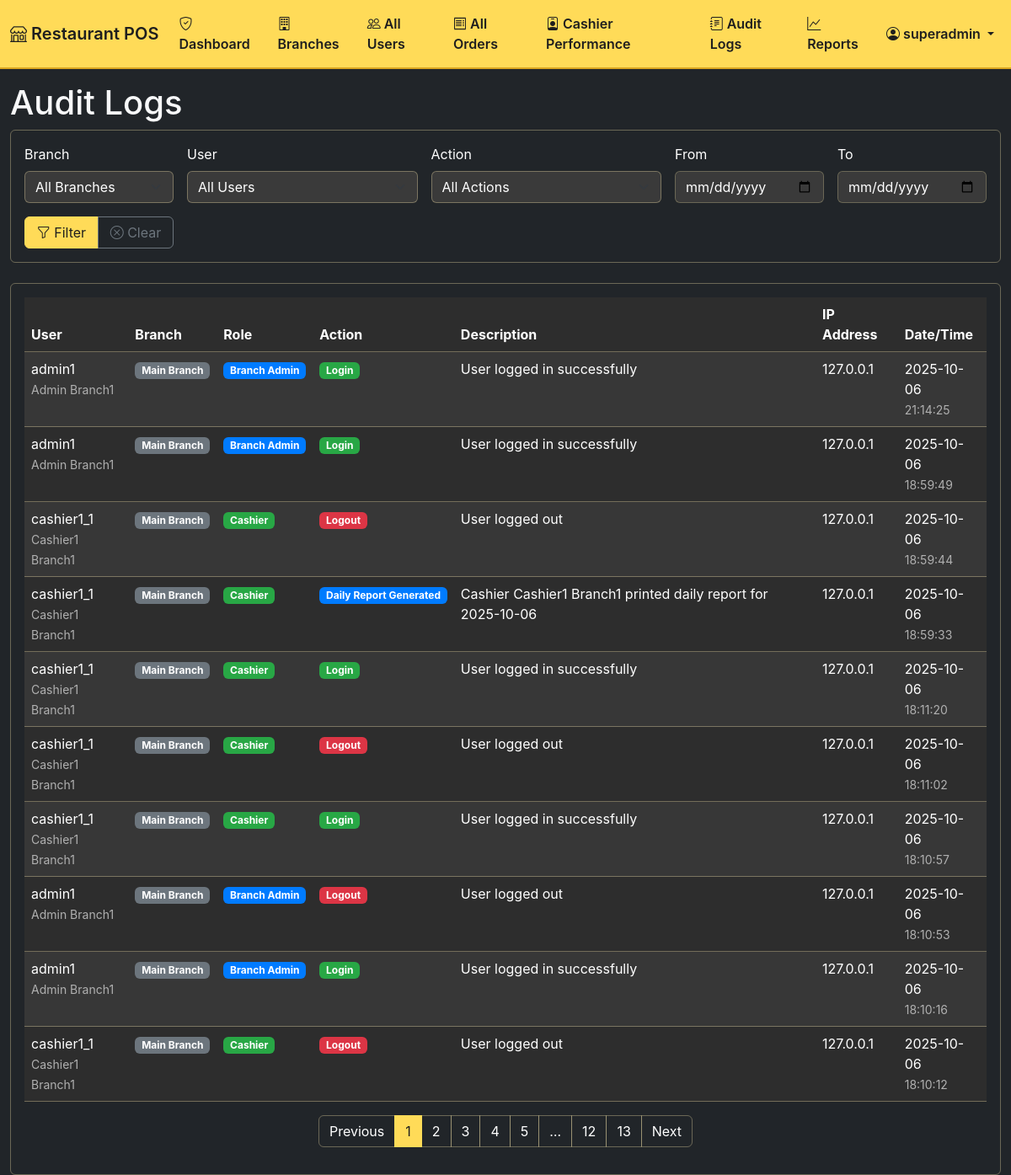
Page /admin/audit_logs (signed in) on the earlier database version.
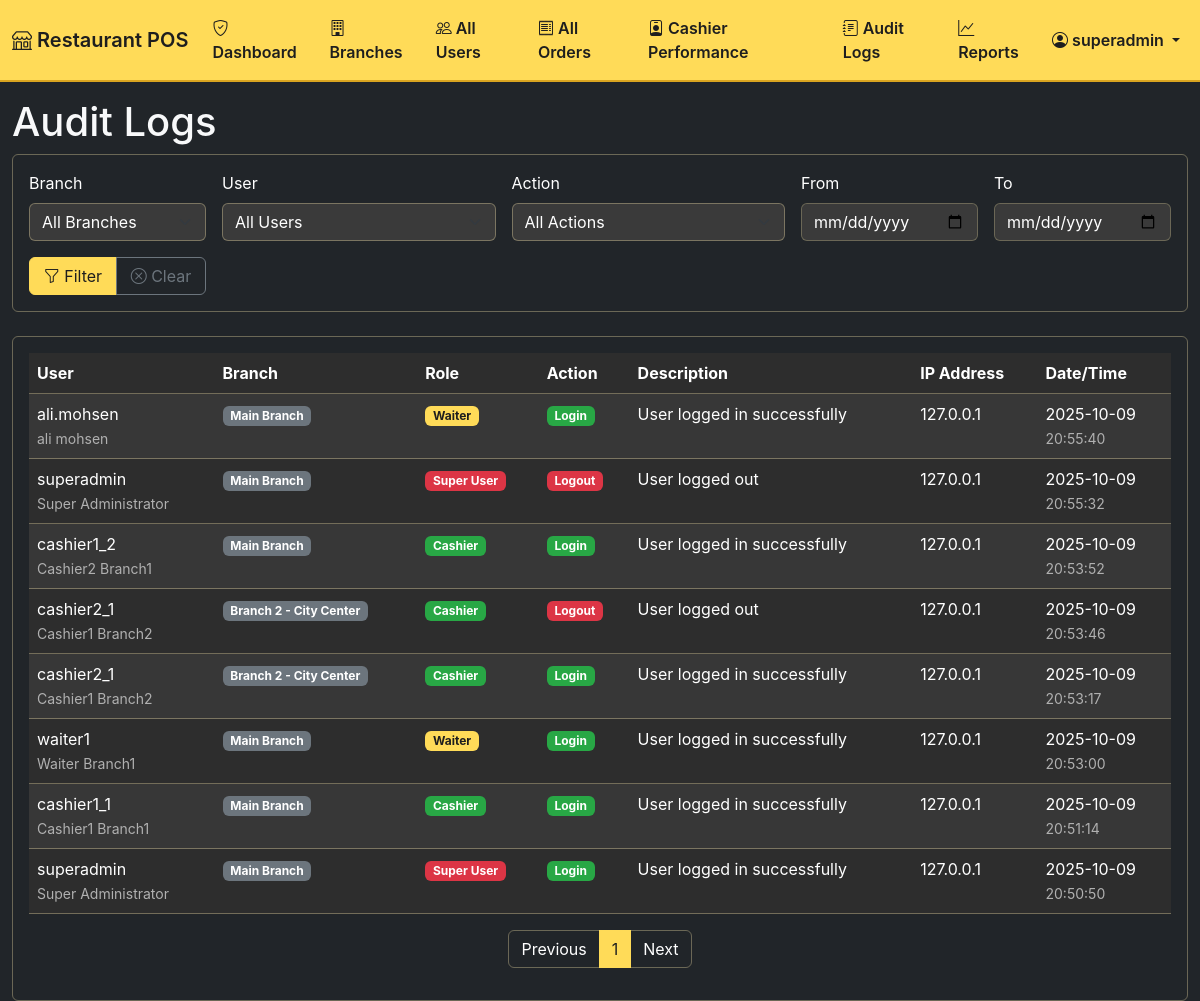
Same page on the later database version.
### app/models.py (models this page shows, shortened)
class AuditLog(db.Model):
    __tablename__ = 'audit_logs'
    id = db.Column(db.Integer, primary_key=True)
    action = db.Column(db.String(128), nullable=False)
    description = db.Column(db.Text)
    ip_address = db.Column(db.String(45))
    user_agent = db.Column(db.String(256))
    created_at = db.Column(db.DateTime, default=datetime.utcnow)
    user_id = db.Column(db.Integer, db.ForeignKey('users.id'))

class User(UserMixin, db.Model):
    __tablename__ = 'users'
    id = db.Column(db.Integer, primary_key=True)
    username = db.Column(db.String(64), index=True, unique=True, nullable=False)
    email = db.Column(db.String(120), index=True, unique=True, nullable=False)
    password_hash = db.Column(db.String(128), nullable=False)
    first_name = db.Column(db.String(64), nullable=False)
    last_name = db.Column(db.String(64), nullable=False)
    role = db.Column(db.Enum(UserRole), nullable=False, default=UserRole.CASHIER)
    is_active = db.Column(db.Boolean(), default=True, nullable=False)
    created_at = db.Column(db.DateTime, default=datetime.utcnow)
    last_login = db.Column(db.DateTime)
    branch_id = db.Column(db.Integer, db.ForeignKey('branches.id'), nullable=True)
    can_access_multiple_branches = db.Column(db.Boolean(), default=False)
    audit_logs = db.relationship('AuditLog', backref='user', lazy='dynamic')
    def get_full_name(self):
        return f"{self.first_name} {self.last_name}"
    def is_super_user(self):
        return self.role == UserRole.SUPER_USER
    def is_branch_admin(self):
        return self.role == UserRole.BRANCH_ADMIN
    def get_accessible_branches(self):
        if self.is_super_user():
            return Branch.query.filter_by(is_active=True).all()
        elif self.branch_id:
            return [self.branch]
        return []

class Branch(db.Model):
    __tablename__ = 'branches'
    id = db.Column(db.Integer, primary_key=True)
    name = db.Column(db.String(128), nullable=False)
    code = db.Column(db.String(16), unique=True, nullable=False)
    address = db.Column(db.Text)
    phone = db.Column(db.String(32))
    email = db.Column(db.String(128))
    manager_name = db.Column(db.String(128))
    is_active = db.Column(db.Boolean(), default=True, nullable=False)
    created_at = db.Column(db.DateTime, default=datetime.utcnow)
    updated_at = db.Column(db.DateTime, default=datetime.utcnow, onupdate=datetime.utcnow)
    timezone = db.Column(db.String(64), default='UTC')
    currency = db.Column(db.String(8), default='QAR')
    tax_rate = db.Column(db.Numeric(5, 4), default=0.0000)
    service_charge = db.Column(db.Numeric(5, 4), default=0.0000)
    users = db.relationship('User', backref='branch', lazy='dynamic')
    categories = db.relationship('Category', backref='branch', lazy='dynamic')
    menu_items = db.relationship('MenuItem', backref='branch', lazy='dynamic')
    tables = db.relationship('Table', backref='branch', lazy='dynamic')
    customers = db.relationship('Customer', backref='branch', lazy='dynamic')
    orders = db.relationship('Order', backref='branch', lazy='dynamic')
    inventory_items = db.relationship('InventoryItem', backref='branch', lazy='dynamic')
    delivery_companies = db.relationship('DeliveryCompany', backref='branch', lazy='dynamic')

### app/admin/views.py (the view, shortened to what this page needs)
@admin.route('/audit_logs')
def audit_logs():
    user_id = request.args.get('user_id', '')
    action = request.args.get('action', '')
    date_from = request.args.get('date_from', '')
    date_to = request.args.get('date_to', '')
    page = request.args.get('page', 1, type=int)
    per_page = request.args.get('per_page', 10, type=int)
    if current_user.role == UserRole.SUPER_USER:
        query = AuditLog.query
    else:
        branch_user_ids = [u.id for u in filter_by_user_branch(User.query, User).all()]
        query = AuditLog.query.filter(AuditLog.user_id.in_(branch_user_ids))
    if user_id:
        query = query.filter(AuditLog.user_id == user_id)
    if action:
        query = query.filter(AuditLog.action == action)
    if date_from:
        query = query.filter(AuditLog.created_at >= datetime.strptime(date_from, '%Y-%m-%d'))
    if date_to:
        query = query.filter(AuditLog.created_at <= datetime.strptime(date_to, '%Y-%m-%d') + timedelta(days=1))
    logs = query.order_by(AuditLog.created_at.desc()).paginate(
        page=page, per_page=per_page, error_out=False)
    users = filter_by_user_branch(User.query, User).all()
    actions = db.session.query(AuditLog.action).distinct().all()
    actions = [action[0] for action in actions]
    return render_template('admin/audit_logs.html',
                          logs=logs,
                          users=users,
                          actions=actions,
                          filters={
                              'user_id': user_id,
                              'action': action,
                              'date_from': date_from,
                              'date_to': date_to
                          })

### app/admin/views.py (called while the page is built)
@admin.before_request
@branch_admin_required
def before_request():
    pass

### app/session_manager.py (called while the page is built)
def init_session_manager(app):
    @app.before_request
    def before_request():
        if (request.endpoint and
            (request.endpoint.startswith('static') or
             request.endpoint == 'auth.login' or
             request.endpoint == 'auth.logout')):
            return
        SessionManager.validate_session()
    @app.after_request
    def after_request(response):
        if current_user.is_authenticated:
            SessionManager.update_session_activity()
        return response
    app.logger.info("Session manager initialized")

    @staticmethod
    def update_session_activity():
        try:
            if current_user.is_authenticated:
                session['_last_activity'] = datetime.utcnow().isoformat()
                session.permanent = True  # Make session permanent for proper timeout handling
        except Exception as e:
            current_app.logger.error(f"Error updating session activity: {e}")

### app/templates/admin/audit_logs.html (shortened to what the changed rows need)
{% extends "base.html" %}
{% block content %}
<div class="row">
    <div class="col-md-12">
        <h1>Audit Logs</h1>
        <div class="card">
            <div class="card-body">
                <div class="table-responsive">
                    <table class="table table-striped">
                        <thead>
                            <tr>
                                <th>User</th>
                                {% if current_user.role.name == 'SUPER_USER' %}
                                <th>Branch</th>
                                <th>Role</th>
                                {% endif %}
                                <th>Action</th>
                                <th>Description</th>
                                <th>IP Address</th>
                                <th>Date/Time</th>
                            </tr>
                        </thead>
                        <tbody id="logsTableBody">
                            {% for log in logs.items %}
                            <tr>
                                <td>
                                    <div>{{ log.user.username if log.user else 'System' }}</div>
                                    <small class="text-muted">{{ log.user.get_full_name() if log.user else '' }}</small>
                                </td>
                                {% if current_user.role.name == 'SUPER_USER' %}
                                <td>
                                    {% if log.user and log.user.branch %}
                                        <span class="badge bg-secondary">{{ log.user.branch.name }}</span>
                                    {% else %}
                                        <span class="text-muted">N/A</span>
                                    {% endif %}
                                </td>
                                <td>
                                    {% if log.user %}
                                        {% if log.user.role.value == 'super_user' %}
                                            <span class="badge bg-danger">Super User</span>
                                        {% elif log.user.role.value == 'branch_admin' %}
                                            <span class="badge bg-primary">Branch Admin</span>
                                        {% elif log.user.role.value == 'cashier' %}
                                            <span class="badge bg-success">Cashier</span>
                                        {% elif log.user.role.value == 'waiter' %}
                                            <span class="badge bg-info">Waiter</span>
                                        {% else %}
                                            <span class="badge bg-secondary">{{ log.user.role.value.replace('_', ' ').title() }}</span>
                                        {% endif %}
                                    {% else %}
                                        <span class="text-muted">N/A</span>
                                    {% endif %}
                                </td>
                                {% endif %}
                                <td>
                                    <span class="badge bg-{{ 'success' if log.action == 'login' else 'danger' if log.action == 'logout' else 'primary' }}">
                                        {{ log.action.replace('_', ' ').title() }}
                                    </span>
                                </td>
                                <td>{{ log.description or '' }}</td>
                                <td>{{ log.ip_address or 'N/A' }}</td>
                                <td>
                                    <div>{{ log.created_at.strftime('%Y-%m-%d') }}</div>
                                    <small class="text-muted">{{ log.created_at.strftime('%H:%M:%S') }}</small>
                                </td>
                            </tr>
                            {% endfor %}
                        </tbody>
                    </table>
                </div>
                <nav aria-label="Logs pagination" id="logsPagination">
                    <ul class="pagination justify-content-center">
                        {% for page_num in logs.iter_pages() %}
                            {% if page_num %}
                                {% if page_num != logs.page %}
                                <li class="page-item">
                                    <a class="page-link" href="#" data-page="{{ page_num }}">{{ page_num }}</a>
                                </li>
                                {% else %}
                                <li class="page-item active">
                                    <span class="page-link">{{ page_num }}</span>
                                </li>
                                {% endif %}
                            {% else %}
                            <li class="page-item disabled">
                                <span class="page-link">…</span>
                            </li>
                            {% endif %}
                        {% endfor %}
                        {% if logs.has_next %}
                        <li class="page-item">
                            <a class="page-link" href="#" data-page="{{ logs.next_num }}">Next</a>
                        </li>
                        {% else %}
                        <li class="page-item disabled">
                            <span class="page-link">Next</span>
                        </li>
                        {% endif %}
                    </ul>
                </nav>
            </div>
        </div>
    </div>
</div>
{% endblock %}

Differences in the rows shown:
removed AuditLog: user "admin1", user "Admin Branch1", user.branch.name "Main Branch", shows "Branch Admin", action.replace "Login", description "User logged in successfully", ip_address "127.0.0.1", created_at "2025-10-06", created_at "21:14:25"
removed AuditLog: user "admin1", user "Admin Branch1", user.branch.name "Main Branch", shows "Branch Admin", action.replace "Login", description "User logged in successfully", ip_address "127.0.0.1", created_at "2025-10-06", created_at "18:59:49"
removed AuditLog: user "cashier1_1", user "Cashier1 Branch1", user.branch.name "Main Branch", action.replace "Logout", description "User logged out", ip_address "127.0.0.1", created_at "2025-10-06", created_at "18:59:44"
removed AuditLog: user "cashier1_1", user "Cashier1 Branch1", user.branch.name "Main Branch", action.replace "Daily Report Generated", description "Cashier Cashier1 Branch1 printed daily report for 2025-10-06", ip_address "127.0.0.1", created_at "2025-10-06", created_at "18:59:33"
removed AuditLog: user "cashier1_1", user "Cashier1 Branch1", user.branch.name "Main Branch", action.replace "Login", description "User logged in successfully", ip_address "127.0.0.1", created_at "2025-10-06", created_at "18:11:20"
removed AuditLog: user "cashier1_1", user "Cashier1 Branch1", user.branch.name "Main Branch", action.replace "Logout", description "User logged out", ip_address "127.0.0.1", created_at "2025-10-06", created_at "18:11:02"
removed AuditLog: user "cashier1_1", user "Cashier1 Branch1", user.branch.name "Main Branch", action.replace "Login", description "User logged in successfully", ip_address "127.0.0.1", created_at "2025-10-06", created_at "18:10:57"
removed AuditLog: user "admin1", user "Admin Branch1", user.branch.name "Main Branch", shows "Branch Admin", action.replace "Logout", description "User logged out", ip_address "127.0.0.1", created_at "2025-10-06", created_at "18:10:53"
removed AuditLog: user "admin1", user "Admin Branch1", user.branch.name "Main Branch", shows "Branch Admin", action.replace "Login", description "User logged in successfully", ip_address "127.0.0.1", created_at "2025-10-06", created_at "18:10:16"
removed AuditLog: user "cashier1_1", user "Cashier1 Branch1", user.branch.name "Main Branch", action.replace "Logout", description "User logged out", ip_address "127.0.0.1", created_at "2025-10-06", created_at "18:10:12"
now on this page (row edited): AuditLog: user "ali.mohsen", user "ali mohsen", user.branch.name "Main Branch", shows "Waiter", action.replace "Login", description "User logged in successfully", ip_address "127.0.0.1", created_at "2025-10-09", created_at "20:55:40"
now on this page (row edited): AuditLog: user "superadmin", user "Super Administrator", user.branch.name "Main Branch", shows "Super User", action.replace "Logout", description "User logged out", ip_address "127.0.0.1", created_at "2025-10-09", created_at "20:55:32"
now on this page (row edited): AuditLog: user "cashier1_2", user "Cashier2 Branch1", user.branch.name "Main Branch", action.replace "Login", description "User logged in successfully", ip_address "127.0.0.1", created_at "2025-10-09", created_at "20:53:52"
now on this page (row edited): AuditLog: user "cashier2_1", user "Cashier1 Branch2", user.branch.name "Branch 2 - City Center", action.replace "Logout", description "User logged out", ip_address "127.0.0.1", created_at "2025-10-09", created_at "20:53:46"
now on this page (row edited): AuditLog: user "cashier2_1", user "Cashier1 Branch2", user.branch.name "Branch 2 - City Center", action.replace "Login", description "User logged in successfully", ip_address "127.0.0.1", created_at "2025-10-09", created_at "20:53:17"
now on this page (row edited): AuditLog: user "waiter1", user "Waiter Branch1", user.branch.name "Main Branch", action.replace "Login", description "User logged in successfully", ip_address "127.0.0.1", created_at "2025-10-09", created_at "20:53:00"
now on this page (row edited): AuditLog: user "cashier1_1", user "Cashier1 Branch1", user.branch.name "Main Branch", action.replace "Login", description "User logged in successfully", ip_address "127.0.0.1", created_at "2025-10-09", created_at "20:51:14"
now on this page (row edited): AuditLog: user "superadmin", user "Super Administrator", user.branch.name "Main Branch", shows "Super User", action.replace "Login", description "User logged in successfully", ip_address "127.0.0.1", created_at "2025-10-09", created_at "20:50:50"
Other differences:
list line gone: "2"
list line gone: "3"
list line gone: "4"
list line gone: "5"
list line gone: "12"
list line gone: "13"
